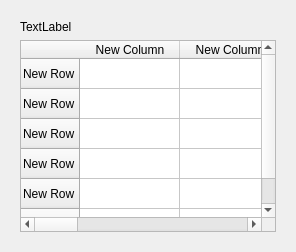
                <widget class="QWidget" name="FrontHistoryTab">
                 <attribute name="title">
                  <string>Front History</string>
                 </attribute>
                 <layout class="QHBoxLayout" name="horizontalLayout_57">
                  <item>
                   <widget class="QWidget" name="widget_8" native="true">
                    <layout class="QVBoxLayout" name="verticalLayout_45">
                     <item>
                      <widget class="QLabel" name="label_46">
                       <property name="text">
                        <string>TextLabel</string>
                       </property>
                      </widget>
                     </item>
                     <item>
                      <widget class="QTableWidget" name="frontDeskTable">
                       <row>
                        <property name="text">
                         <string>New Row</string>
                        </property>
                       </row>
                       <row>
                        <property name="text">
                         <string>New Row</string>
                        </property>
                       </row>
                       <row>
                        <property name="text">
                         <string>New Row</string>
                        </property>
                       </row>
                       <row>
                        <property name="text">
                         <string>New Row</string>
                        </property>
                       </row>
                       <row>
                        <property name="text">
                         <string>New Row</string>
                        </property>
                       </row>
                       <row>
                        <property name="text">
                         <string>New Row</string>
                        </property>
                       </row>
                       <column>
                        <property name="text">
                         <string>New Column</string>
                        </property>
                       </column>
                       <column>
                        <property name="text">
                         <string>New Column</string>
                        </property>
                       </column>
                       <column>
                        <property name="text">
                         <string>New Column</string>
                        </property>
                       </column>
                       <column>
                        <property name="text">
                         <string>New Column</string>
                        </property>
                       </column>
                       <column>
                        <property name="text">
                         <string>New Column</string>
                        </property>
                       </column>
                      </widget>
                     </item>
                    </layout>
                   </widget>
                  </item>
                 </layout>
                </widget>
